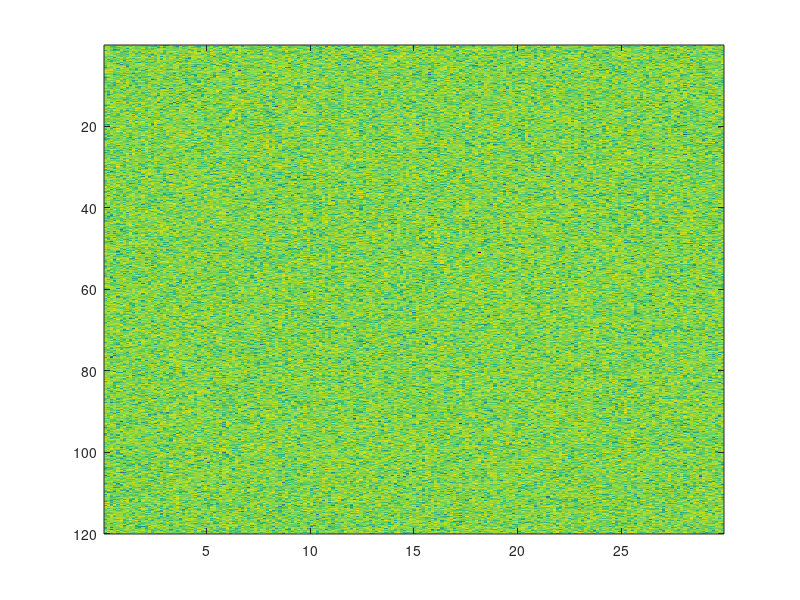
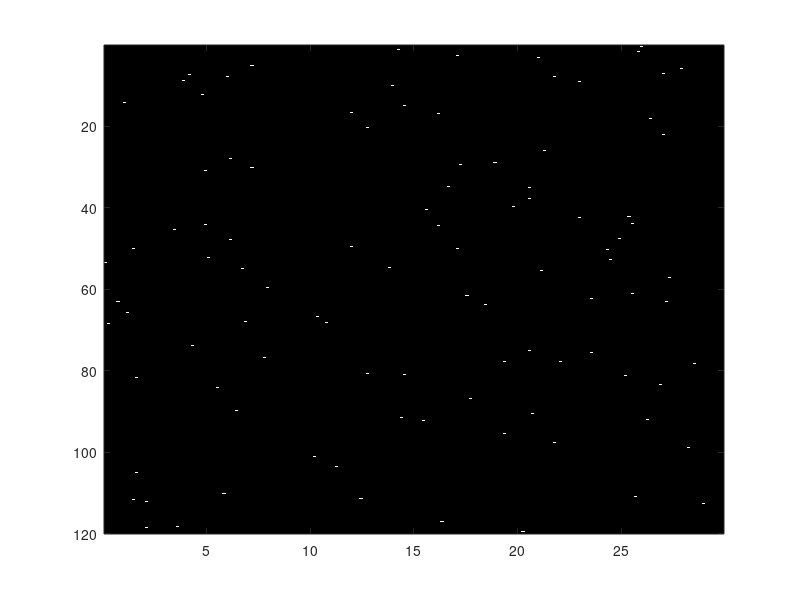
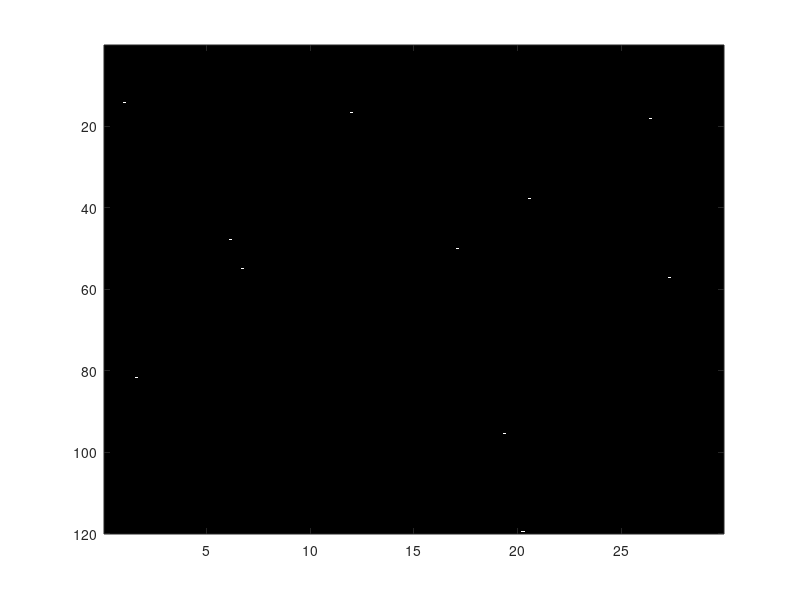

Write the MATLAB code that produced these figures, in order. (Note: this script raises an error after producing the figures.)
clear;clc;close all;
%% PARAMETROS DEL RADAR
k=1.38054e-23;% (J/K)
T0=290; % K
c=3e8; %m/s velocidad de la luz
BW_senal  = 1e6; 
ancho_haz = 1.2; %grados
giro_antena=26; %rpm
PRF=1950;%Hz
Rango_max_matriz=30*1000; %m;       60*1000/1.85200; %m
Cobertura_acimut= 120; %grados
f_portadora=2.5e9; %Hz
Fs=2.35; %dB Factor de ruido de la cadena receptora
lambda=c/f_portadora;

p_pico=1e3; %W
Ganancia_TX=30; %dB

%% Dimensiones de la matriz radar
% Resoluciones

R_resolucion  = c/(2*BW_senal)
Az_Resolucion = ancho_haz

% Tamaño matriz
separacion_columnas= R_resolucion
num_columnas= ceil(Rango_max_matriz/separacion_columnas)-1
separacion_filas= giro_antena*360/PRF/60
num_filas= ceil(Cobertura_acimut/separacion_filas)

%Número de pulsos recibidos por blanco en cada exploración
Tiempo_iluminacion=ancho_haz*60/(giro_antena*360)

n_pulsos= Tiempo_iluminacion*PRF


% Varianza de las componentes en fase y  cuadratura del ruido
No=1; 

% Generación de tres matrizes radar correspondientes a 3 vueltas de antena
% consecutivas bajo H0. 
% Es decir, la hipotesis nula es cierta = solo hay muestras de ruido

% Matriz de ruido base ||| el ",3" es para tenerlo en 3D
ruido=sqrt(No)*randn(num_filas,num_columnas,3)+1i*sqrt(No)*randn(num_filas,num_columnas,3);

eje_x=(1:num_columnas)*R_resolucion/1000; %Eje de distancias en km

eje_y=(1:num_filas)*separacion_filas;     %Eje de acimut en grados

                                                %(:,:,1) es todas las columnas y filas, de la loncha 1
figure(); imagesc(eje_x,eje_y, 20*log10(abs(ruido(:,:,1))))


%                   APARTADO 3: CALCULO DE PROBABILIDAD

Pfa = [1e-3,1e-4];

umbrales = gaminv(1-Pfa,1,2*No);

ruido_detectado_menos3 = (abs(ruido).^2)>umbrales(1);

ruido_detectado_menos4 = (abs(ruido).^2)>umbrales(2);

figure(); imagesc(eje_x,eje_y,ruido_detectado_menos3(:,:,2));colormap("gray");
figure(); imagesc(eje_x,eje_y,ruido_detectado_menos4(:,:,2));colormap("gray");
% ¿Como sabemos si en estas imagenes tengo las probabilidades introducidas?
% Una solucion sencilla es la repeticion de montecarlo. Que es repetir
% varias veces el experimento.

% Estimo la prob como: Nºcasosfavorables/nºcasosposibles

% Vamos a estimarla, por ejemplo, usando solo la 3era matriz7

Pfa_menos3_estimada = sum(ruido_detectado_menos3(:,:,3),"all")/numel(ruido_detectado_menos3(:,:,3)); %Devuelve un vector columna, que es la suma de todas las filas. Si pongo "all" solo saca un numerito
Pfa_menos4_estimada = sum(ruido_detectado_menos4(:,:,3),"all")/numel(ruido_detectado_menos4(:,:,3));


% Estimacion Pfa utilizando matriz 3D capa 1

Pfa_menos3_estimada = sum(ruido_detectado_menos3(:,:,1),"all")/numel(ruido_detectado_menos3(:,:,1)); %Devuelve un vector columna, que es la suma de todas las filas. Si pongo "all" solo saca un numerito
Pfa_menos4_estimada = sum(ruido_detectado_menos4(:,:,1),"all")/numel(ruido_detectado_menos4(:,:,1));

% Estimacion Pfa utilizando matriz 3D capa 2
Pfa_menos3_estimada = sum(ruido_detectado_menos3(:,:,2),"all")/numel(ruido_detectado_menos3(:,:,2)); %Devuelve un vector columna, que es la suma de todas las filas. Si pongo "all" solo saca un numerito
Pfa_menos4_estimada = sum(ruido_detectado_menos4(:,:,2),"all")/numel(ruido_detectado_menos4(:,:,2));

% APARTADO 4: CALCULAR ERROR DE ESTIMACION

% Error de estimacion
error_est = sqrt((1-Pfa)./(num_columnas*num_filas*3*Pfa))*100;
% Si solo uso una capa
error_est_una_capa = sqrt((1-Pfa)./(num_columnas*num_filas*Pfa))*100;